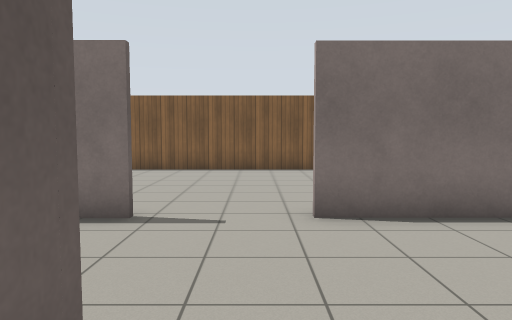
view 1 (above)

16 first-person views from a walk through a world built for the Gazebo simulator. The camera is 1.2 m above the floor, tilts 4° down and sees 70° across. The floor is counted in squares, 1 m on a side. Each view is taken from the middle of a square. On the plan, view 1 faces up. The plan holds only what a view shows up to about 14 squares ahead; the rest is blank. Gazebo's built-in surfaces are drawn with simple patterns.

view 2
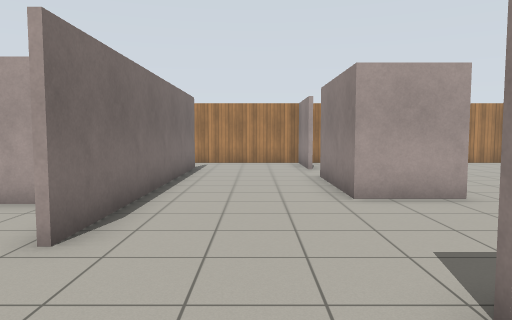

view 3
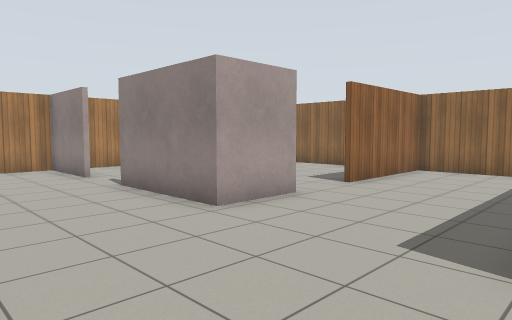

view 4
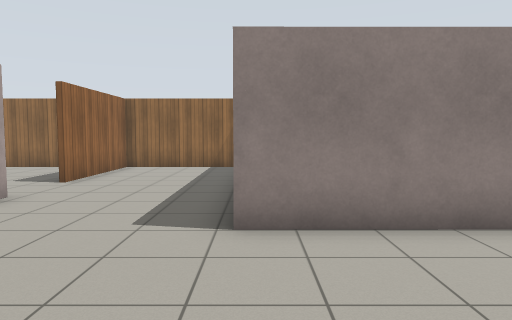

view 5
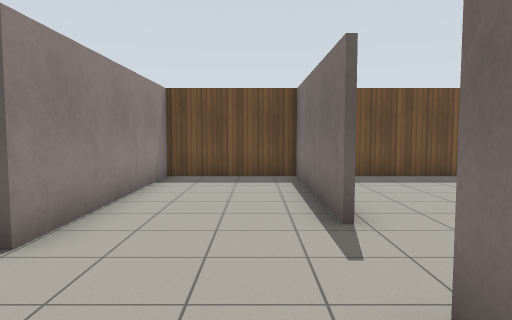

view 6
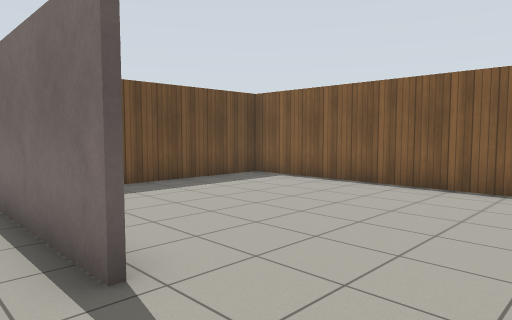

view 7
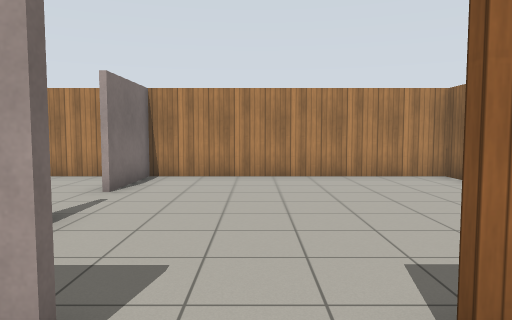

view 8
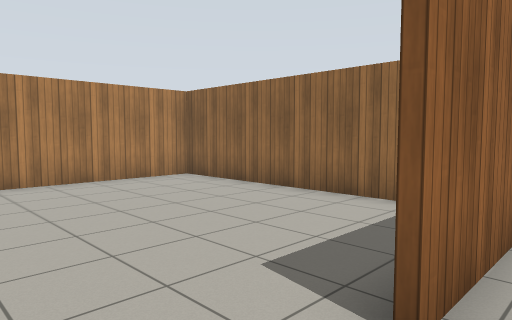

view 9
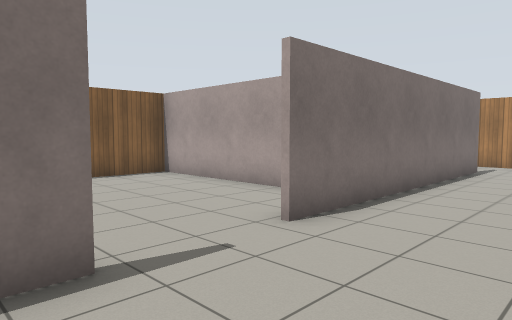

view 10
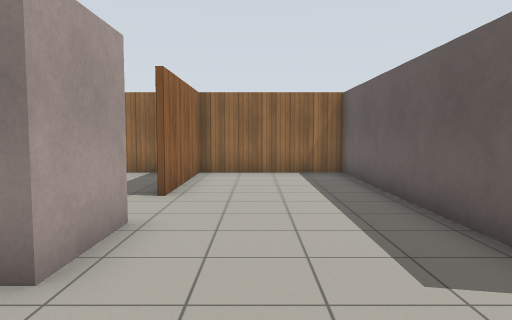

view 11
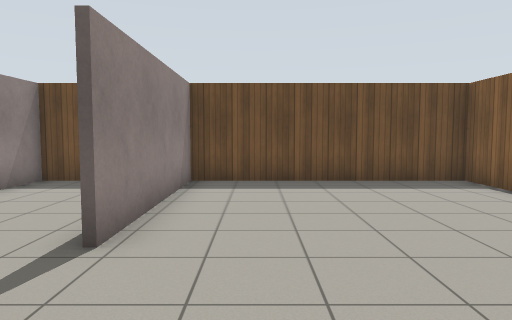

view 12
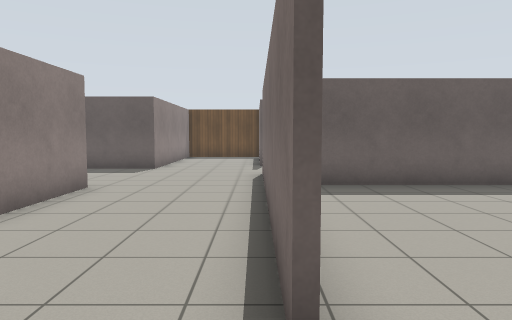

view 13
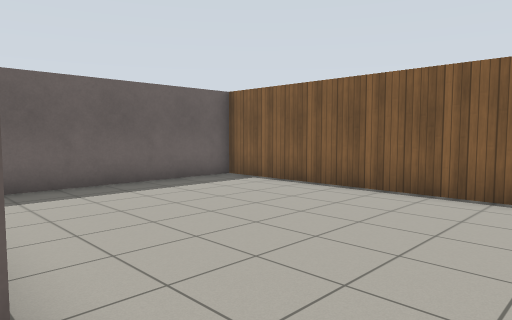

view 14
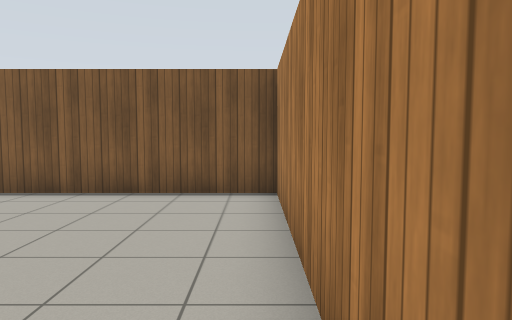

view 15
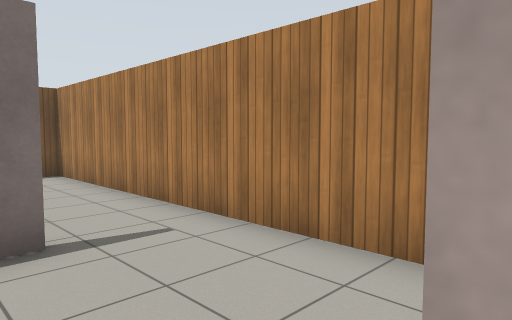

view 16
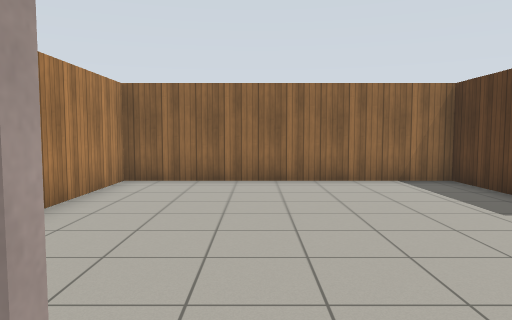

### Floor plan
Points are (right, up) in squares from view 1. A wall is a line through its corners. A room is listed if a view was taken in it or the views show most of it. See-through windows are left out.
Room 1 (views 1, 2, 3, 5, 6, 7, 8, 9, 10, 12, 13, 14, 15, 16)
walls: (3.8, -1) (3.8, 1.2) (7.4, 1.2); (3.9, -5.1) (3.9, -7.5); (9.5, 1.2) (12.5, 1.2); (3.8, -7.5) (3.8, -3); (12.5, 1) (9.5, 1); (10.1, 5.2) (0.8, 5.2); (-1.7, 5.2) (-7.4, 5.2); (-7.4, 5) (-7.4, 1.5) (-0.7, 1.5) (-0.7, -7.4) (12.4, -7.4) (12.4, 5.5)
ways out: opening at (-0.5, 5) to room 2; opening at (11.5, 5) to room 3
Room 2 (views 4, 11)
walls: (-7.5, 5.3) (-1.7, 5.3); (3.3, 6.8) (3.3, 12.5); (3, 12.4) (-7.4, 12.4) (-7.4, 5)
ways out: opening at (-0.5, 5) to room 1
Room 3 (no view inside)
walls: (12.4, 5.5) (12.4, 12.4) (3, 12.4); (3.4, 12.5) (3.4, 6.5)
ways out: opening at (11.5, 5) to room 1

Where each view was taken, in squares from view 1:
view 1: 0 up, 0 right, facing up
view 2: 3 up, 3 left, facing right
view 3: 5 up, 1 left, facing down-right
view 4: 6 up, 1 left, facing down
view 5: 4 up, 3 right, facing left
view 6: 4 up, 1 right, facing up-left
view 7: 2 down, 2 right, facing right
view 8: 1 down, 3 right, facing down-right
view 9: 2 up, 3 left, facing up-right
view 10: 4 up, 2 right, facing down
view 11: 7 up, 2 right, facing left
view 12: 5 up, 12 right, facing left
view 13: 5 up, 12 right, facing up-left
view 14: 5 up, 12 right, facing up
view 15: 1 up, 9 right, facing up-right
view 16: 2 up, 9 right, facing down
